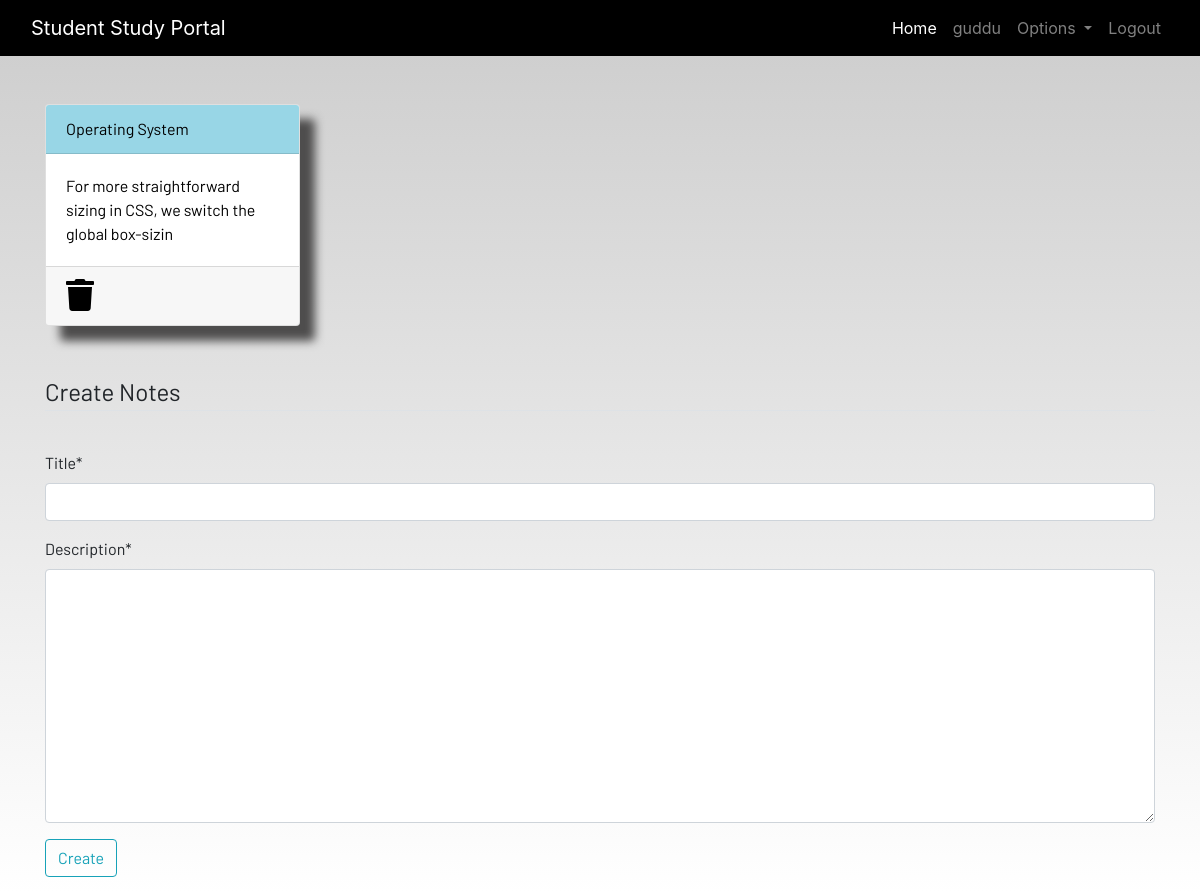
Page /notes (signed in) on the committed database.
### app01/models.py (models this page shows, shortened)
class Notes(models.Model):
    user = models.ForeignKey(User, on_delete=models.CASCADE)
    title = models.CharField(max_length=200)
    description = models.TextField()

### app01/views.py (the view)
# urls.py: path('notes', views.notes, name="notes"),
@login_required
def notes(request):
    if request.method == 'POST':
        form = NotesForm(request.POST)
        if form.is_valid():
            notes = Notes(user=request.user, title=request.POST['title'],
                          description=request.POST['description'])
            notes.save()
        messages.success(
            request, f"Notes Added from {request.user.username} successfully")
    else:
        form = NotesForm()
    notes = Notes.objects.filter(user=request.user)
    context = {'notes': notes, 'form': form}
    return render(request, 'dashboard/notes.html', context)

### app01/forms.py
class NotesForm(forms.ModelForm):
    class Meta:
        model = Notes
        fields = ['title', 'description']

### app01/template/dashboard/notes.html (shortened to what this page needs)
{% extends 'dashboard/base.html' %}
{% load static %}
{% load crispy_forms_tags %}
{% block content %}
<div class="container">
    <div class="row">
        {% for note in notes %}
        <div class="col-md-3">
             <a href="{% url 'detail' note.id %}">
                <div class="card">
                    <div class="card-header">{{note.title}}</div>
                    <div class="card-body">{{note.description|slice:"0:70"}}</div>
                    <div class="card-footer mt-auto "><a href="{% url 'delete_notes' note.id %}">
                        <i class="fa fa-trash fa-2x"></i></a>
                    </div>
                </div>
            </a>
        </div>
        {% endfor %}
        <br><br>
    </div>
</div>
<br><br>
<div class="container">
    <form method="POST">
        <fieldset class="form-group">
            <legend class="border-bottom mb-4">Create Notes</legend>
        </fieldset>
        {{form|crispy}}
        <div class="form-group">
            <button href="" class="btn btn-outline-info" type="submit">
                Create
            </button>
        </div>
    </form>
</div>
{% endblock content %}

### app01/template/dashboard/base.html (shortened to what this page needs)
<!DOCTYPE html>
{% load static %}
<html lang="en">
<head>
  <link rel="stylesheet" href="https://stackpath.bootstrapcdn.com/bootstrap/4.3.1/css/bootstrap.min.css"
 />
  <link rel="stylesheet" href="https://use.fontawesome.com/releases/v5.7.2/css/all.css"
 />
  <link rel="stylesheet" href="{% static 'css/main.css' %}" />
</head>
<body>
  <header>
    <nav class="navbar navbar-expand-lg navbar-dark bg-dark">
      <div class="container-fluid">
        <a class="navbar-brand" href="{% url 'home' %}">Student Study Portal</a>
        <div class="collapse navbar-collapse justify-content-end" id="navbarSupportedContent">
          <ul class="navbar-nav mb-2 mb-lg-0">
            <li class="nav-item">
              <a class="nav-link active" aria-current="page" href="{% url 'home' %}">Home</a>
            </li>
            {% if user.is_authenticated %}
            <li class="nav-item">
              <a class="nav-link" href="#">{{user.username}}</a>
            </li>
            <li class="nav-item dropdown">
              <a class="nav-link dropdown-toggle" href="#" id="navbarDropdown" role="button" data-toggle="dropdown"
                aria-haspopup="true" aria-expanded="false">
                Options
              </a>
            </li>
            <li class="nav-item">
              <a class="nav-link" href="{% url 'logout' %}">Logout</a>
            </li>
            {% endif %}
          </ul>
        </div>
      </div>
    </nav>
  </header>
  <br /><br />
  <main>
    {% block content %}
    {% endblock content %}
  </main>
</body>
</html>

### static/css/main.css (style rules this page uses)
html { scroll-behavior: smooth; height: 100%; width: 100%; }
main { font-family: Barlow, Quicksand, Rubik, sans-serif, serif, 'Times New Roman', Times, serif !important; }
.navbar { background-color: rgb(0, 0, 0) !important; }
.card { box-shadow: 15px 15px 10px rgb(78, 77, 77); }
a { text-decoration: none !important; color: black; }
.card-header { color: black !important; background: rgb(152, 214, 230) !important; transition: 0.3s ease-in; }
html, body { max-width: 100%; overflow-x: hidden; height: 100%; width: 100%; }
body { background: linear-gradient(rgba(0, 0, 0, 0.2), rgba(255, 255, 255, 0.5)); overflow-x: hidden; background-repeat: no-repeat; }
.card-header { background-color: rgb(133, 204, 231); }
.col-md-3 .card { width: 100%; height: 100%; }
.fa { color: black; }

### rows in the picture
Notes: title "Operating System", description "For more straightforward sizing in CSS, we switch the global box-sizin"

### other values in the picture
{{ user.username }} "guddu"
